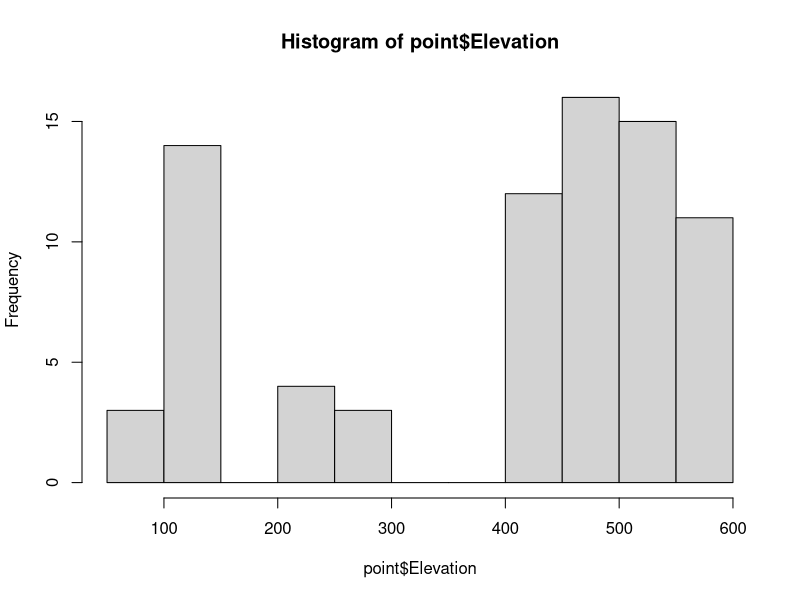
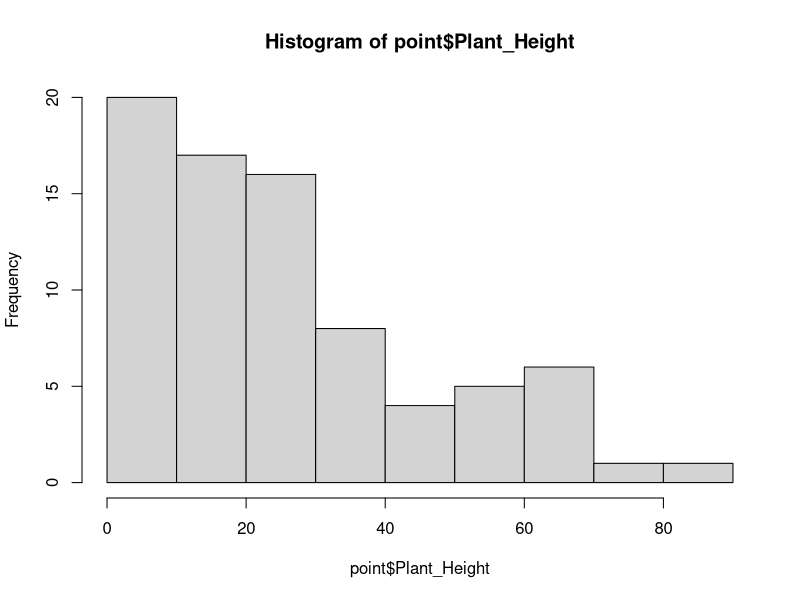
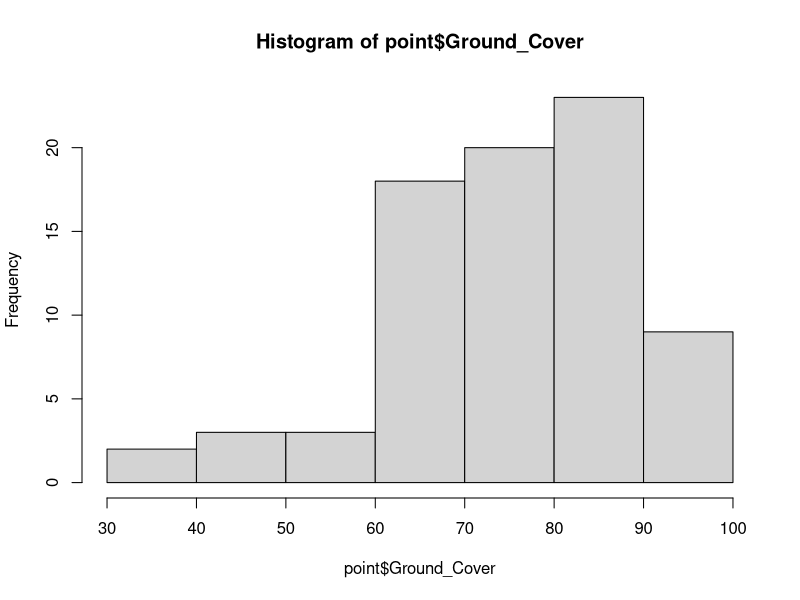
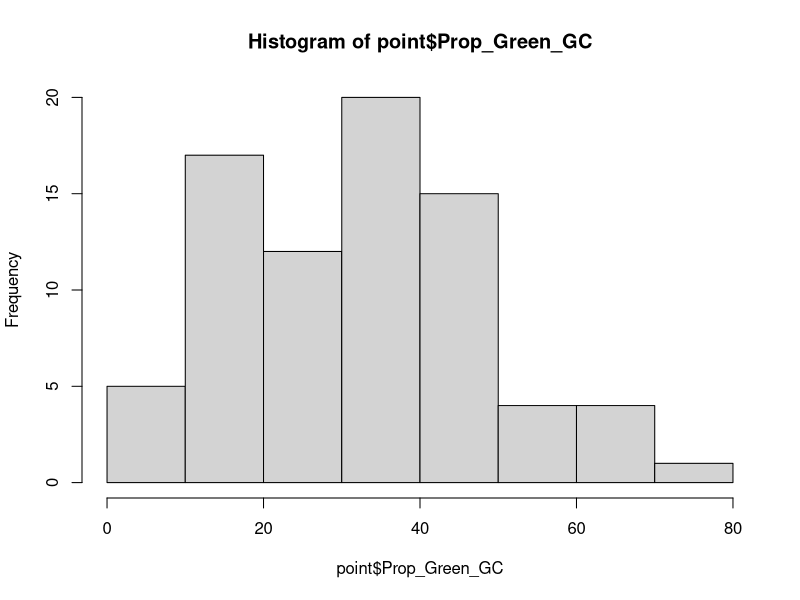
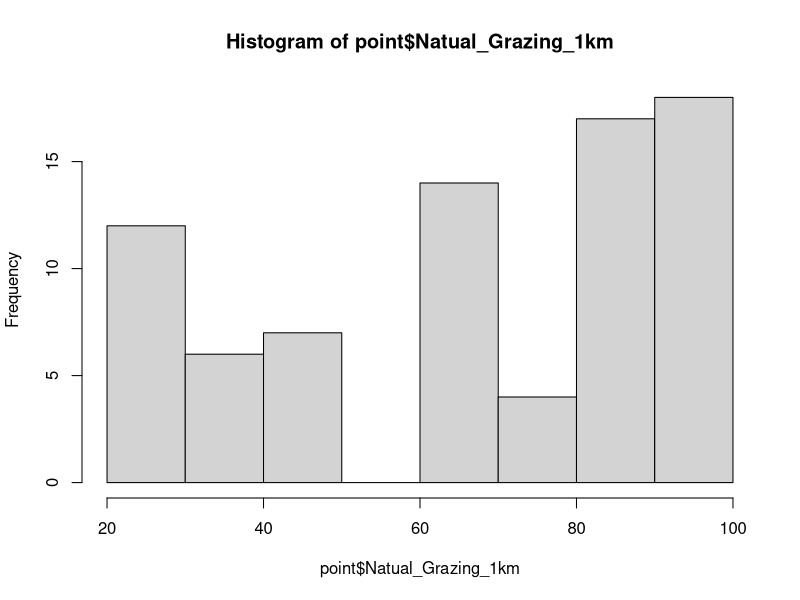
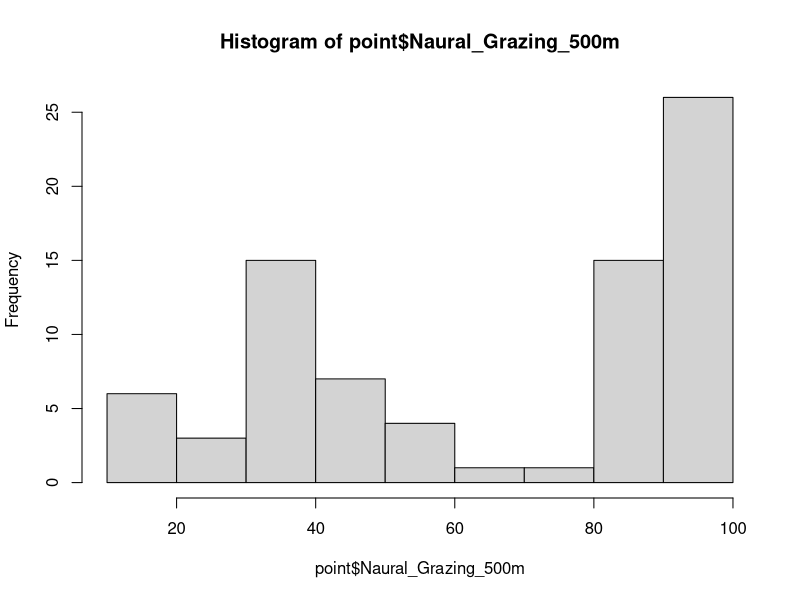
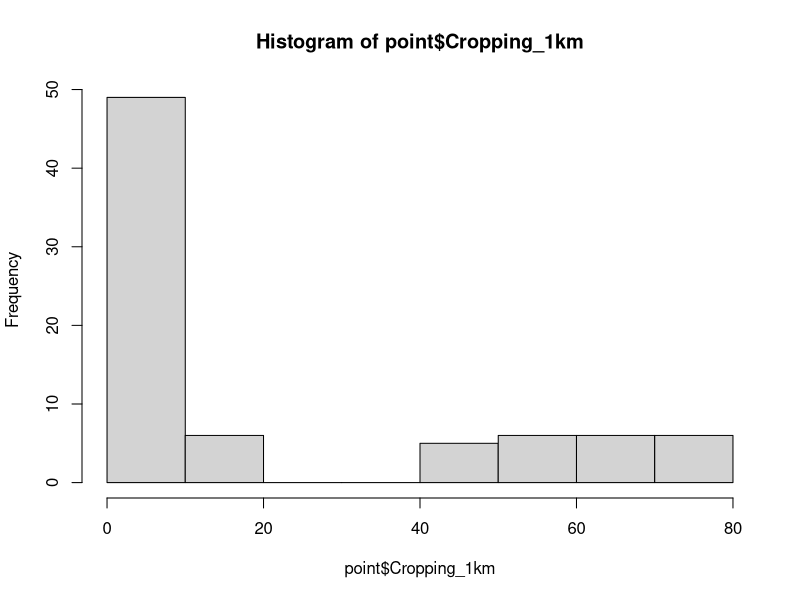
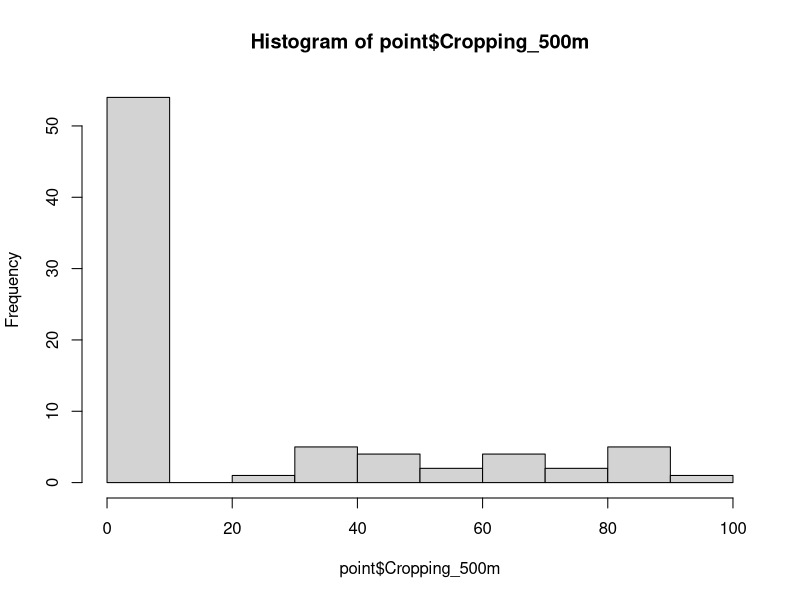

These charts were generated, in order, by the following R code:

options(scipen = 999) #prevents r from automatically displaying large numbers with scientific notation

#Author: Rhiannon Bird
#Written under version R 4.5.1

#This script contains the data prepping, exploration and manipulation before moving into actual analysis

library("dplyr")
library('vegan')
library("corrplot")
library("tidyr")
library("tibble")


#Data----
point <- read.csv("00. Data/Point.csv")
head(point);dim(point)

property <- read.csv("00. Data/Property.csv")
head(property);dim(property)

morpho <- read.csv("00. Data/Morpho.csv")
head(morpho);dim(morpho)

obs <- read.csv("00. Data/Obs.csv")
head(obs);dim(obs)

#Data cleaning----

##Remove unneeded columns----

summary(point)
head(point);dim(point)
point <- point[,-c(21:23)]
point <- point[,-which(names(point) =="ImageJ_Min")]
point <- point[,-which(names(point) =="ImageJ_Max")]
point <- point[,-which(names(point) =="ImageJ_Min.1")]
point <- point[,-which(names(point) =="ImageJ_Max.1")]
point <- point[-79,]
colnames(point) [3] <- "Elevation"


summary(property)
head(property);dim(property)
property <- property[,-c(12:16)]


summary(morpho)
head(morpho);dim(morpho)
morpho <- morpho[,-which(names(morpho) =="Duplicates")]
colnames(morpho) [13] <- "Hunting_Style"


summary(obs)
head(obs);dim(obs)
obs <- obs[,-which(names(obs) =="Notes")]


##Checking enviro variables----

head(point);dim(point)
hist(point$Elevation)
hist(point$Plant_Height)
hist(point$Ground_Cover)
hist(point$Prop_Green_GC)
hist(point$Natual_Grazing_1km)
hist(point$Naural_Grazing_500m)

hist(point$Cropping_1km)
table(point$Cropping_1km) #histogram makes it look like not much variation with lots of 0 but there are a lot of values here so I think there's still enough variation
hist(point$Cropping_500m)
table(point$Cropping_500m) #whereas this one is almost half 0's, we'll leave it if its correlated with 1km crops then we'll pick that one becuase it has more variation
hist(point$X500m.Simspson)
table(point$X500m.Simspson) #lots of variation

table(point$Weed_Estimate)
table(point$Dominant_Herb_Weed)
table(point$Dominat_Grass)
table(point$Grass_Status)
table(point$X500m.Dominant.Landscape.Class)


head(property)
table(property$Day_Sampled)
table(property$Land_Use)
table(property$If_Graze_Animal.)

colnames(property) [6] <- "Graze_Animal"


##Checking functional traits----

head(morpho);dim(morpho)

table(morpho$Order)
table(morpho$ID_Level)
table(morpho$Trophic)

table(morpho$Hunting_Style)
morpho$Hunting_Style[is.na(morpho$Hunting_Style)] <- "Non-Predator"

table(morpho$Size)
morpho$Size[is.na(morpho$Size)] <- "No_Size"

#Correlation----

head(point)
head(property)

cordata <- point

cordata <- merge(cordata,property, by = "Property")

head(cordata);dim(cordata)

cordata <- cordata %>% dplyr::select(Elevation, Plant_Height, Ground_Cover,Prop_Green_GC,Weed_Estimate,Dominant_Herb_Weed,Dominat_Grass,Natual_Grazing_1km,Cropping_1km,Naural_Grazing_500m,Cropping_500m,X500m.Simspson,X500m.Dominant.Landscape.Class,Day_Sampled)

str(cordata)

cordata$Weed_Estimate <- as.factor(cordata$Weed_Estimate)
levels(cordata$Weed_Estimate) #already in the right order
cordata$Weed_Estimate <- as.numeric(cordata$Weed_Estimate)

cordata$Dominant_Herb_Weed <- as.factor(cordata$Dominant_Herb_Weed)
cordata$Dominant_Herb_Weed <- as.numeric(cordata$Dominant_Herb_Weed)

cordata$Dominat_Grass <- as.factor(cordata$Dominat_Grass)
cordata$Dominat_Grass <- as.numeric(cordata$Dominat_Grass)


cordata$X500m.Dominant.Landscape.Class <- as.factor(
  cordata$X500m.Dominant.Landscape.Class)
cordata$X500m.Dominant.Landscape.Class <- as.numeric(
  cordata$X500m.Dominant.Landscape.Class)


str(cordata) #confirmed no character columns left

cor <- cor(cordata,method = "spearman")

colnames(cor) <- c("Elevation", "Height", "Ground Cover","Green Ground Cover","Weed Cover","Dom Herb Weed","Dom Grass","Grazing 1km","Crops 1km","Grazing 500m","Crops 500m","Simpson","Dom Landscape Class", "Day Sampled")
rownames(cor) <- c("Elevation", "Height", "Ground Cover","Green Ground Cover","Weed Cover","Dom Herb Weed","Dom Grass","Grazing 1km","Crops 1km","Grazing 500m","Crops 500m","Simpson","Dom Landscape Class", "Day Sampled")

dev.new(height=8,width=8,dpi=80,pointsize=14,noRStudioGD = T)
corrplot::corrplot(cor,method="color",  
                   type="upper",addCoef.col = 'black',number.cex = 0.6)

head(cor)

#removed due to correlation Simpson landscape, grazing 500m and crops 1km

#Merging data bases----

head(point)
head(property)

variables <- point

variables <- merge(variables,property, by = "Property")

head(variables);dim(variables)

variables <- variables %>% dplyr::select(-Grass_Status,-Cropping_1km,-Naural_Grazing_500m,-X500m.Simspson,-Sample_Date,-Julian_date,-Land_Use,-Graze_Animal,-Land_for_Wildlife,-Chemical.,-Slash.,-Burning.,-Rain_Week_Before_mm)
head(variables);dim(variables)

variables$Weed_Estimate <- as.factor(variables$Weed_Estimate)
levels(variables$Weed_Estimate)

head(obs)
#total observations = 1127

invert <- data.frame(Point = obs$Point,Morphospecies = obs$Morphospecies)
head(invert)

invert <- merge(invert,morpho,by = "Morphospecies")
head(invert);dim(invert)


#Prep for taxonomic Modelling----


TaxModel <- data.frame(Point = variables$Point)
head(TaxModel);dim(TaxModel)

##Species Richness----

richness <- aggregate(Morphospecies ~ Point, data = invert, FUN = function(x) length(unique(x)))
dim(richness) #only 1 point with 0 species 

TaxModel <- merge(TaxModel,richness,by = "Point",,all.x = T)
head(TaxModel);dim(TaxModel)

colnames(TaxModel)[2] <- "Species_Rich"
head(TaxModel);dim(TaxModel)

min(TaxModel$Species_Rich,na.rm=T)
max(TaxModel$Species_Rich,na.rm=T)

TaxModel$Species_Rich[is.na(TaxModel$Species_Rich)] <- 0

##Diversity (Inverse Simpson's diversity index)----

#diversity(table(x), index = "invsimpson")
#table (x) makes a table of species counts which is used to calculate diversity

diversity <- aggregate(Morphospecies ~ Point, data = invert, FUN = function(x) diversity(table(x), index = "invsimpson"))
dim(diversity)

TaxModel <- merge(TaxModel,diversity,by = "Point",all.x = T)
head(TaxModel);dim(TaxModel)
colnames(TaxModel)[3] <- "Diversity"
head(TaxModel);dim(TaxModel)

min(TaxModel$Diversity,na.rm=T)
max(TaxModel$Diversity,na.rm=T)

TaxModel$Diversity[is.na(TaxModel$Diversity)] <- 0



#add variables

TaxModel <- merge(TaxModel,variables,by = "Point",all.x = T)
head(TaxModel);dim(TaxModel)


#Setting up for RLQ Analysis----



#filter out morphospecies which are not at least ID'd to Order

length(which(is.na(invert$Order)))

invert_filtered <- invert[-which(is.na(invert$Order)), ]

head(invert_filtered);dim(invert_filtered) 
dim(invert);dim(invert_filtered)

##L Data (Site x Species)----

head(invert_filtered);dim(invert_filtered)


#Count occurrences of each morphospecies at each site
L_table <- invert_filtered %>%
  group_by(Point, Morphospecies) %>%
  summarise(abundance = n(), .groups = 'drop') %>%
  pivot_wider(names_from = Morphospecies, 
              values_from = abundance, 
              values_fill = 0)
head(L_table);dim(L_table)
L_table[1,1]

#Convert to data frame with points as row names
L_matrix <- L_table %>%
  column_to_rownames("Point") %>%
  as.data.frame()
head(L_matrix);dim(L_matrix)

##Q Data (Species x Trait)----

head(invert_filtered)

#Get unique morphospecies with traits
Q_table <- invert_filtered %>%
  select(Morphospecies, Order, Size, Hunting_Style, Trophic) %>%
  distinct()
head(Q_table);dim(Q_table)

Q_matrix <- Q_table %>%
  column_to_rownames("Morphospecies") %>%
  as.data.frame()
head(Q_matrix);dim(Q_matrix)


##R Data (Site x Environmental)----

head(variables);dim(variables)

R_table <- variables %>%
  select(-Property)
head(R_table);dim(R_table)

#to make the next part transform correctly
R_table <- as.data.frame(R_table)
rownames(R_table) <- NULL

R_matrix <- R_table %>%
  column_to_rownames("Point") %>%
  as.data.frame()
##Checking that it worked----

#first up is points

points_L <- rownames(L_matrix)
points_R <- rownames(R_matrix)

if (!all(points_L %in% points_R)) {
  warning("Some points in L table are not in R table")
  print(setdiff(points_L, points_R))
} #Needs fixing

if (!all(points_R %in% points_L)) {
  warning("Some points in R table are not in L table")
  print(setdiff(points_R, points_L))
} #Needs fixing

#RQL can't handle missing data so can't have sites with no species included in the analysis
common_sites <- intersect(points_L, points_R)
L_matrix <- L_matrix[common_sites, ]
R_matrix <- R_matrix[common_sites, ]

points_L.2 <- rownames(L_matrix)
points_R.2 <- rownames(R_matrix)

if (!all(points_R.2 %in% points_L.2)) {
  warning("Some points in R table are not in L table")
  print(setdiff(points_R.2, points_L.2))
} #fixed they match

#Now checking morphospecies 

species_L <- colnames(L_matrix)
species_Q <- rownames(Q_matrix)

if (!all(species_L %in% species_Q)) {
  warning("Some morphospecies in L table are not in Q table")
  print(setdiff(species_L, species_Q))
} #looks good

if (!all(species_Q %in% species_L)) {
  warning("Some morphospecies in Q table are not in L table")
  print(setdiff(species_Q, species_L))
} #looks good

#match Q order to L
Q_matrix <- Q_matrix[species_L, ]

##Fixing missing values----

any(is.na(L_matrix)) #No NA's
any(is.na(R_matrix)) #No NA's
any(is.na(Q_matrix)) #NA's

any(is.na(Q_matrix$Order)) #No NA's
any(is.na(Q_matrix$Size)) #No NA's
any(is.na(Q_matrix$Hunting_Style)) #No NA's
any(is.na(Q_matrix$Trophic)) #NA's

Q_matrix$Trophic[which(is.na(Q_matrix$Trophic))] <- "Unknown"
any(is.na(Q_matrix)) #No NA's


head(L_matrix[,1:10]);dim(L_matrix)
head(R_matrix[,1:10]);dim(R_matrix)
head(Q_matrix);dim(Q_matrix)

#Traits need to be factors

Q_matrix[] <- lapply(Q_matrix, as.factor)
str(Q_matrix)

levels(Q_matrix$Size) #not in the right order
Q_matrix$Size <- factor(Q_matrix$Size, 
                        levels = c("0-2.5mm", "2.5-5mm", 
                                   "5-10mm", ">10mm", "No_Size",
                                   "Unknown"),
                        ordered = FALSE)
levels(Q_matrix$Size)


#END----
